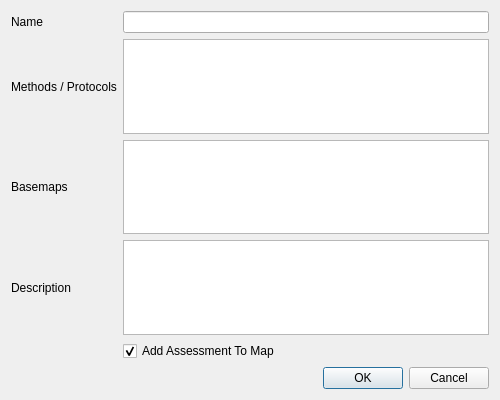
<?xml version="1.0" encoding="UTF-8"?>
<ui version="4.0">
 <class>Assessment</class>
 <widget class="QDialog" name="Assessment">
  <property name="geometry">
   <rect>
    <x>0</x>
    <y>0</y>
    <width>500</width>
    <height>400</height>
   </rect>
  </property>
  <property name="minimumSize">
   <size>
    <width>300</width>
    <height>400</height>
   </size>
  </property>
  <property name="windowTitle">
   <string>Dialog</string>
  </property>
  <property name="modal">
   <bool>true</bool>
  </property>
  <layout class="QGridLayout" name="gridLayout_2">
   <item row="0" column="0">
    <layout class="QGridLayout" name="gridLayout">
     <item row="0" column="0">
      <widget class="QLabel" name="lblName">
       <property name="text">
        <string>Name</string>
       </property>
      </widget>
     </item>
     <item row="1" column="0">
      <widget class="QLabel" name="lblMethods">
       <property name="text">
        <string>Methods / Protocols</string>
       </property>
      </widget>
     </item>
     <item row="3" column="0">
      <widget class="QLabel" name="lblDescription">
       <property name="text">
        <string>Description</string>
       </property>
      </widget>
     </item>
     <item row="5" column="1">
      <widget class="QDialogButtonBox" name="buttonBox">
       <property name="standardButtons">
        <set>QDialogButtonBox::Cancel|QDialogButtonBox::Ok</set>
       </property>
      </widget>
     </item>
     <item row="0" column="1">
      <widget class="QLineEdit" name="txtName"/>
     </item>
     <item row="1" column="1">
      <widget class="QListView" name="vwMethods"/>
     </item>
     <item row="4" column="1">
      <widget class="QCheckBox" name="chkAddToMap">
       <property name="text">
        <string>Add Assessment To Map</string>
       </property>
       <property name="checked">
        <bool>true</bool>
       </property>
      </widget>
     </item>
     <item row="3" column="1">
      <widget class="QPlainTextEdit" name="txtDescription"/>
     </item>
     <item row="2" column="1">
      <widget class="QListView" name="vwBasis"/>
     </item>
     <item row="2" column="0">
      <widget class="QLabel" name="label">
       <property name="text">
        <string>Basemaps</string>
       </property>
      </widget>
     </item>
    </layout>
   </item>
  </layout>
 </widget>
 <tabstops>
  <tabstop>txtName</tabstop>
  <tabstop>vwMethods</tabstop>
  <tabstop>txtDescription</tabstop>
 </tabstops>
 <resources/>
 <connections/>
</ui>
